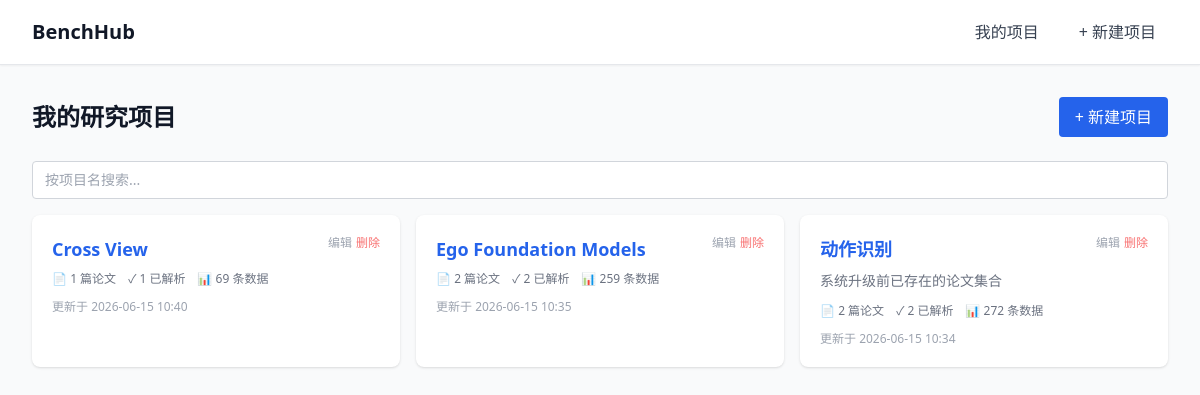
The page / on the database its author committed.
### papers/models.py (models this page shows, shortened)
class Session(models.Model):
    name = models.CharField(max_length=100)
    description = models.TextField(blank=True)
    created_at = models.DateTimeField(auto_now_add=True)
    updated_at = models.DateTimeField(auto_now=True)
    class Meta:
        ordering = ['-updated_at']

### papers/views.py (the view)
# urls.py: path('', views.session_list, name='session_list'),
def session_list(request):
    q = request.GET.get('q', '').strip()
    sessions = Session.objects.all()
    if q:
        sessions = sessions.filter(name__icontains=q)
    session_data = []
    for s in sessions:
        papers = s.papers.all()
        session_data.append({
            'obj': s,
            'paper_count': papers.count(),
            'completed_count': papers.filter(status=Paper.Status.COMPLETED).count(),
            'record_count': ExperimentRecord.objects.filter(paper__session=s).count(),
        })
    return render(request, 'papers/session_list.html', {
        'sessions': session_data,
        'q': q,
    })

### templates/papers/session_list.html (shortened to what this page needs)
{% extends 'base.html' %}
{% block content %}
<div class="mb-6 flex justify-between items-center">
    <h1 class="text-2xl font-bold text-gray-900">我的研究项目</h1>
    <a href="/projects/new/" class="bg-blue-600 text-white px-4 py-2 rounded hover:bg-blue-700">
        + 新建项目
    </a>
</div>
<form method="get" action="/" class="mb-4">
    <input type="text" name="q" value="{{ q }}" placeholder="按项目名搜索..."
        class="w-full px-3 py-2 border border-gray-300 rounded text-sm focus:outline-none focus:ring-2 focus:ring-blue-500">
</form>
{% if sessions %}
<div class="grid grid-cols-1 md:grid-cols-2 lg:grid-cols-3 gap-4">
    {% for s in sessions %}
    <div class="bg-white shadow rounded-lg p-5 hover:shadow-md transition-shadow">
        <div class="flex justify-between items-start mb-2">
            <a href="/projects/{{ s.obj.id }}/" class="text-lg font-semibold text-blue-600 hover:text-blue-800 truncate flex-1">
                {{ s.obj.name }}
            </a>
            <div class="ml-2 flex space-x-1">
                <a href="/projects/{{ s.obj.id }}/edit/" class="text-xs text-gray-400 hover:text-gray-600">编辑</a>
                <button onclick="deleteSession({{ s.obj.id }}, '{{ s.obj.name|escapejs }}', this)"
                    class="text-xs text-red-400 hover:text-red-600">删除</button>
            </div>
        </div>
        {% if s.obj.description %}
        <p class="text-sm text-gray-500 mb-3 line-clamp-2">{{ s.obj.description }}</p>
        {% endif %}
        <div class="flex items-center text-xs text-gray-500 space-x-3">
            <span>📄 {{ s.paper_count }} 篇论文</span>
            <span>✓ {{ s.completed_count }} 已解析</span>
            <span>📊 {{ s.record_count }} 条数据</span>
        </div>
        <p class="text-xs text-gray-400 mt-3">更新于 {{ s.obj.updated_at|date:"Y-m-d H:i" }}</p>
    </div>
    {% endfor %}
</div>
{% else %}
<div class="text-center py-12 bg-white rounded-lg shadow">
    <p class="text-gray-500 mb-4">还没有任何项目</p>
    <a href="/projects/new/" class="text-blue-600 hover:text-blue-800">创建第一个项目</a>
</div>
{% endif %}
{% endblock %}

### rows shown on the page
Session: obj.name "Cross View", paper_count "1", completed_count "1", record_count "69", obj.updated_at "2026-06-15 10:40"
Session: obj.name "Ego Foundation Models", paper_count "2", completed_count "2", record_count "259", obj.updated_at "2026-06-15 10:35"
Session: obj.name "动作识别", obj.description "系统升级前已存在的论文集合", paper_count "2", completed_count "2", record_count "272", obj.updated_at "2026-06-15 10:34"
